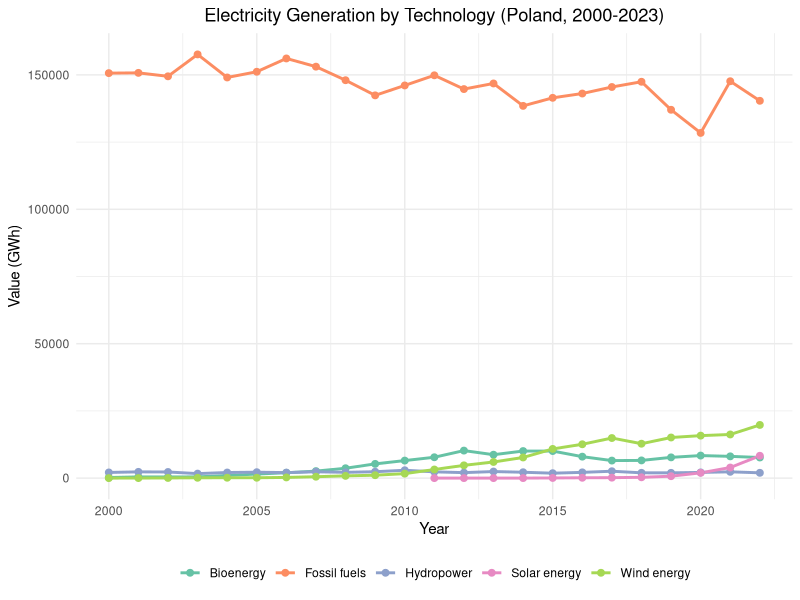
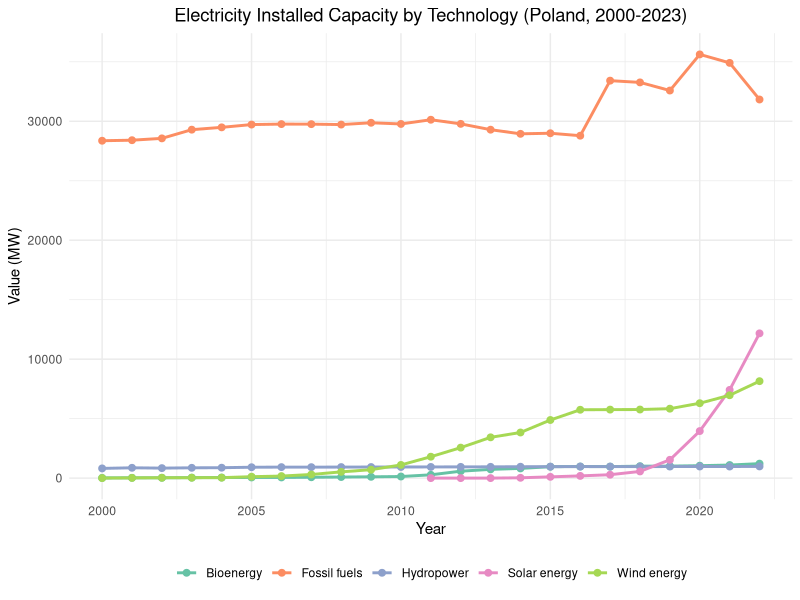

Source code (R) for these figures, in order:
library(dplyr)
library(ggplot2)
library(readr)
library(tidyr)

data <- read_csv("Renewable_energy.csv")

data <- data %>%
  mutate(Technology = ifelse(Technology == "Hydropower (excl. Pumped Storage)", "Hydropower", Technology))

data <- data %>%
  filter(grepl("Poland, Rep. of", Country, ignore.case = TRUE))

data <- data %>%
  mutate(across(starts_with("F"), ~ifelse(grepl("MWh", Unit, ignore.case = TRUE), . / 1000, .)))

data_long <- data %>%
  select(Indicator, Technology, starts_with("F")) %>%
  pivot_longer(cols = starts_with("F"), names_to = "Year", values_to = "Value") %>%
  mutate(Year = as.numeric(sub("F", "", Year)))

generation_plot <- ggplot(data_long %>% filter(Indicator == "Electricity Generation"), 
                         aes(x = Year, y = Value, color = Technology, group = Technology)) +
  geom_line(size = 1) +
  geom_point(size = 2) +
  xlab("Year") +
  ylab("Value (GWh)") +
  ggtitle("Electricity Generation by Technology (Poland, 2000-2023)") +
  theme_minimal() +
  theme(
    plot.title = element_text(hjust = 0.5),
    legend.position = "bottom",
    legend.title = element_blank()
  ) +
  scale_color_brewer(palette = "Set2")

capacity_plot <- ggplot(data_long %>% filter(Indicator == "Electricity Installed Capacity"),
                       aes(x = Year, y = Value, color = Technology, group = Technology)) +
  geom_line(size = 1) +
  geom_point(size = 2) +
  xlab("Year") +
  ylab("Value (MW)") +
  ggtitle("Electricity Installed Capacity by Technology (Poland, 2000-2023)") +
  theme_minimal() +
  theme(
    plot.title = element_text(hjust = 0.5),
    legend.position = "bottom",
    legend.title = element_blank()
  ) +
  scale_color_brewer(palette = "Set2")

png(filename = "Renewable_Energy_Generation_Line_Plot_Poland.png", width = 2400, height = 1600, res = 300)
print(generation_plot)
dev.off()

png(filename = "Renewable_Energy_Capacity_Line_Plot_Poland.png", width = 2400, height = 1600, res = 300)
print(capacity_plot)
dev.off()
